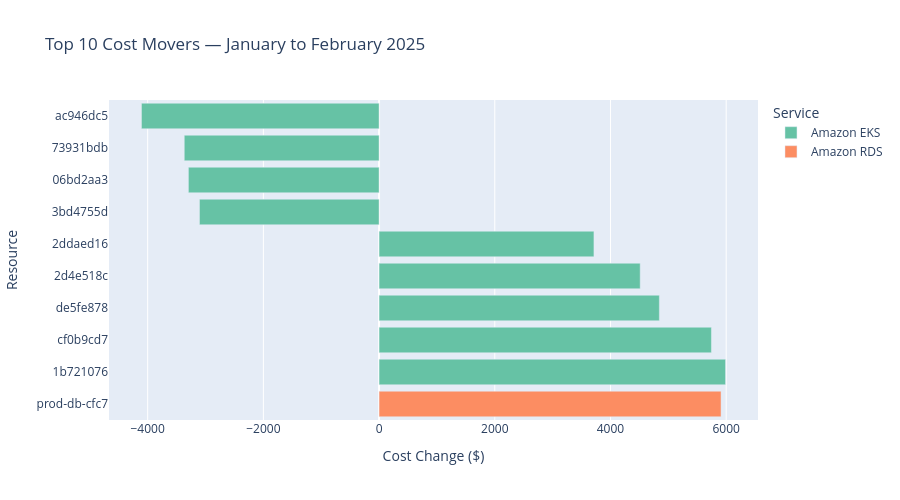

Source (notebook cell):
### Markdown cell above
## Top 10 Movers (interactive Plotly)

### Code cell
# Compute cost delta per resource
m1_costs = month1.set_index('ResourceId')['BilledCost'].to_dict()
m2_costs = month2.set_index('ResourceId')['BilledCost'].to_dict()
m2_names = month2.set_index('ResourceId')['ResourceName'].to_dict()
m2_svcs = month2.set_index('ResourceId')['ServiceName'].to_dict()
m1_names = month1.set_index('ResourceId')['ResourceName'].to_dict()
m1_svcs = month1.set_index('ResourceId')['ServiceName'].to_dict()

all_ids = set(m1_costs.keys()) | set(m2_costs.keys())
movers = []
for rid in all_ids:
    prior = m1_costs.get(rid, 0)
    current = m2_costs.get(rid, 0)
    movers.append({
        'resource_name': m2_names.get(rid, m1_names.get(rid, rid[-20:])),
        'service': m2_svcs.get(rid, m1_svcs.get(rid, 'Unknown')),
        'prior_cost': prior,
        'current_cost': current,
        'delta': current - prior,
        'abs_delta': abs(current - prior),
    })

movers_df = pd.DataFrame(movers).nlargest(10, 'abs_delta')

# Interactive Plotly horizontal bar — top 10 cost movers
fig = px.bar(
    movers_df.sort_values('delta'),
    x='delta', y='resource_name', color='service',
    orientation='h',
    title='Top 10 Cost Movers — January to February 2025',
    labels={'delta': 'Cost Change ($)', 'resource_name': 'Resource', 'service': 'Service'},
    color_discrete_sequence=px.colors.qualitative.Set2,
    height=500,
)
fig.update_layout(yaxis={'autorange': 'reversed'})
fig.show()

### Figure 1 — Plotly figure (JSON) as saved in the notebook; plotly's stock layout.template omitted (floating-point values rounded to 4 significant figures)
{"data": [{"hovertemplate": "Service=Amazon EKS<br>Cost Change ($)=%{x}<br>Resource=%{y}<extra></extra>", "legendgroup": "Amazon EKS", "marker": {"color": "rgb(102,194,165)", "pattern": {"shape": ""}}, "name": "Amazon EKS", "orientation": "h", "showlegend": true, "textposition": "auto", "type": "bar", "x": [-4107.0, -3368.0, -3296.0, -3105.0, 3714.0, 4514.0, 4845.0, 5745.0, 5989.0], "xaxis": "x", "y": ["ac946dc5", "73931bdb", "06bd2aa3", "3bd4755d", "2ddaed16", "2d4e518c", "de5fe878", "cf0b9cd7", "1b721076"], "yaxis": "y"}, {"hovertemplate": "Service=Amazon RDS<br>Cost Change ($)=%{x}<br>Resource=%{y}<extra></extra>", "legendgroup": "Amazon RDS", "marker": {"color": "rgb(252,141,98)", "pattern": {"shape": ""}}, "name": "Amazon RDS", "orientation": "h", "showlegend": true, "textposition": "auto", "type": "bar", "x": [5911.0], "xaxis": "x", "y": ["prod-db-cfc7"], "yaxis": "y"}], "layout": {"barmode": "relative", "height": 500, "legend": {"title": {"text": "Service"}, "tracegroupgap": 0}, "title": {"text": "Top 10 Cost Movers — January to February 2025"}, "xaxis": {"anchor": "y", "domain": [0.0, 1.0], "title": {"text": "Cost Change ($)"}}, "yaxis": {"anchor": "x", "autorange": "reversed", "domain": [0.0, 1.0], "title": {"text": "Resource"}}}}
